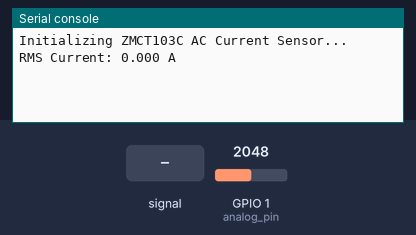
This program was run on a simulated ESP32 board running MicroPython. Parts: the last lines printed to the serial console. The test bench sets the inputs (shaded band); at power-on: GPIO 1 (analog_pin) = 2048 (analog values on the 0–4095 scale). The interpreter's speed is modelled, so counts of loop turns are approximate.

Above: at 1.2 s.
1.3 s: GPIO 1 (analog_pin) fed a 200 Hz sine of ±327 counts around its level
At 2.6 s:
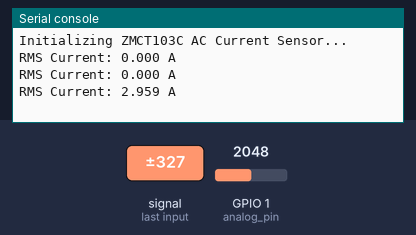
2.8 s: GPIO 1 (analog_pin) set to 2866
At 3.8 s:
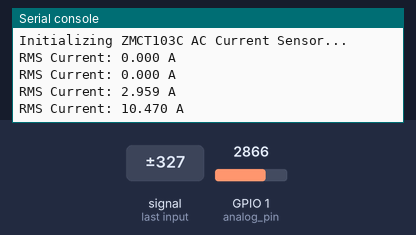
4.3 s: GPIO 1 (analog_pin) set to 3603
At 4.3 s:
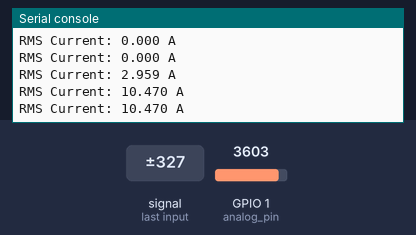
Timing chart, 0 to 7.3 s (numbered marks = the images above; inputs shaded):
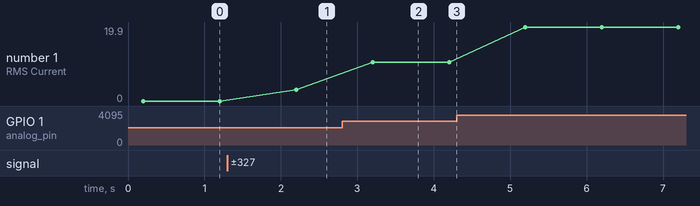

Measured:
- after the input at 1.3 s, the serial console: prints a new line after 0.90 s (image 1)
- after the input at 2.8 s, the serial console: prints a new line after 0.40 s (image 2)
- plotted number 1: 0 → 2.96 after the input at 1.3 s, 2.96 → 10.47 after the input at 2.8 s, 10.47 → 19.9 after the input at 4.3 s

The program:

ZMCT103C.py
```python
import time
import math
from machine import ADC, Pin

# Configure ADC on GPIO 1
analog_pin = Pin(1, Pin.IN)
adc = ADC(analog_pin)

# Configure for full 3.3V range (12-bit resolution: 0 - 4095)
adc.atten(ADC.ATTN_11DB)
adc.width(ADC.WIDTH_12BIT)

# Calibration factor - adjust this to match your real multimeter readings
CALIBRATION_FACTOR = 0.063

# Set your local mains frequency time window (200ms covers 10-12 full cycles)
SAMPLE_WINDOW_MS = 200

print("Initializing ZMCT103C AC Current Sensor...")

while True:
    start_time = time.ticks_ms()
    sample_count = 0
    squared_sum = 0.0

    # Rapidly sample the waveform over the defined time window
    while time.ticks_diff(time.ticks_ms(), start_time) < SAMPLE_WINDOW_MS:
        raw_value = adc.read()

        # Convert raw 12-bit ADC value to voltage (0V to 3.3V)
        voltage = (raw_value / 4095.0) * 3.3

        # Subtract the DC offset bias (~1.65V when powered by 3.3V)
        ac_voltage = voltage - 1.65

        # Accumulate the squared values for RMS calculation
        squared_sum += (ac_voltage * ac_voltage)
        sample_count += 1

    if sample_count > 0:
        # Calculate the Root Mean Square (RMS) voltage of the waveform
        rms_voltage = math.sqrt(squared_sum / sample_count)

        # Convert measured voltage to RMS current in Amperes
        rms_current = rms_voltage / CALIBRATION_FACTOR

        # Noise gate: filter out small baseline ambient electrical noise
        if rms_current < 0.05:
            rms_current = 0.0

        print("RMS Current: {:.3f} A".format(rms_current))

    # Wait 800 milliseconds before the next reading
    time.sleep_ms(800)
```
